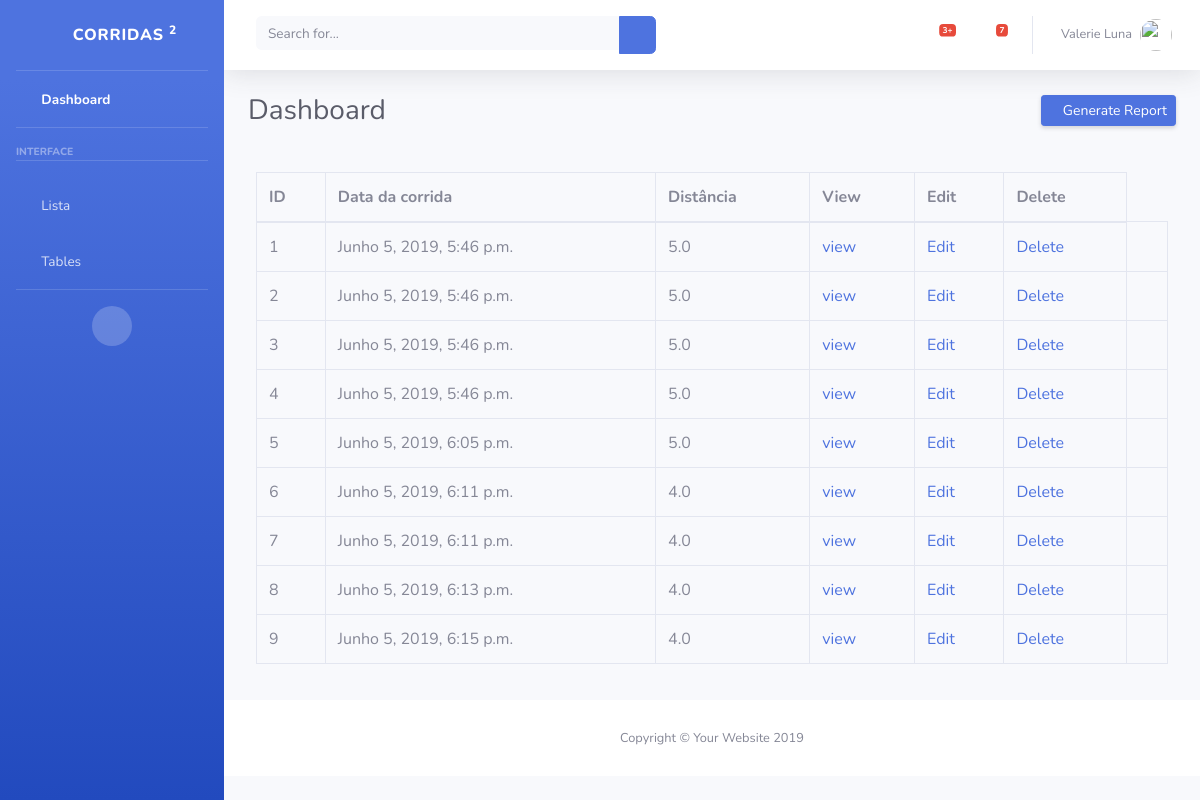
The app's page /run/runs, older data.
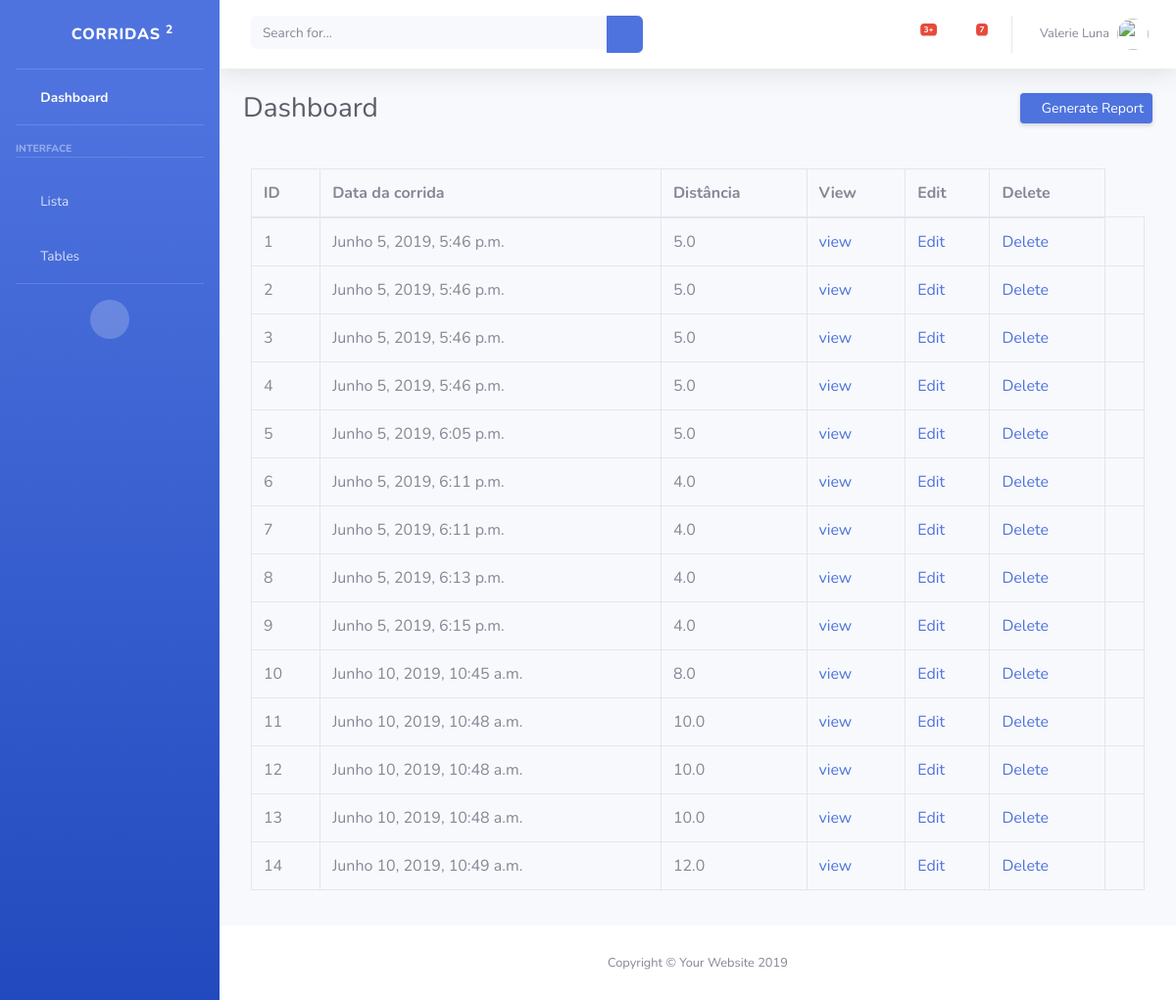
The same page, newer data.
### core/models.py (models this page shows)
class Run(models.Model):
    id_run = models.AutoField(primary_key=True)
    run_date = models.DateTimeField(default=timezone.now)
    created_date = models.DateTimeField( default=timezone.now)
    total_time = models.CharField(max_length=200)
    distance = models.FloatField()

### core/views.py (the view)
# urls.py: path('runs', views.RunList.as_view(), name='run_list'),
class RunList(ListView):
    model = Run

### core/templates/core/run_list.html
{% extends 'base.html' %}
{% block content %}
<div class="card-body">
    <div class="table-responsive">
        <table class="table table-bordered" id="dataTable" width="100%" cellspacing="0">
            <thead>
                <tr>
                    <th>ID</th>
                    <th>Data da corrida</th>
                    <th>Distância</th>
                    <th>View</th>
                    <th>Edit</th>
                    <th>Delete</th>
                </tr>
            </thead>
            <tbody>
                {% for r in object_list %}
                <tr>
                    <td>{{ r.id_run }}</td>
                    <td>{{ r.run_date }}</td>
                    <td>{{ r.distance }}</td>
                    <td><a href="{% url 'run_view' r.id_run %}">view</a></td>
                    <td><a href="{% url 'run_edit' r.id_run %}">Edit</a></td>
                    <td><a href="{% url 'run_delete' r.id_run %}">Delete</a></td>
                    <td>
                    </td>
                </tr>
                {% endfor %}
            </tbody>
        </table>
    </div>
</div>
{% endblock %}

### core/templates/base.html (shortened to what this page needs)
{% load static %}
<!DOCTYPE html>
<html lang="en">
<head>
  <link rel="stylesheet" type="text/css" href="{% static 'vendor/fontawesome-free/css/all.min.css' %}">
  <link rel="stylesheet" type="text/css" href="{% static 'css/sb-admin-2.min.css' %}">
</head>
<body id="page-top">
  <div id="wrapper">
    <ul class="navbar-nav bg-gradient-primary sidebar sidebar-dark accordion" id="accordionSidebar">
      <a class="sidebar-brand d-flex align-items-center justify-content-center" href="index.html">
        <div class="sidebar-brand-icon rotate-n-15">
          <i class="fas fa-laugh-wink"></i>
        </div>
        <div class="sidebar-brand-text mx-3">Corridas <sup>2</sup></div>
      </a>
      <hr class="sidebar-divider my-0">
      <li class="nav-item active">
        <a class="nav-link" href="index.html">
          <i class="fas fa-fw fa-tachometer-alt"></i>
          <span>Dashboard</span></a>
      </li>
      <hr class="sidebar-divider">
      <div class="sidebar-heading">
        Interface
      </div>
      <hr class="sidebar-divider">
      <li class="nav-item">
        <a class="nav-link" href="{% url 'run_list'%}">
          <i class="fas fa-fw fa-chart-area"></i>
          <span>Lista </span></a>
      </li>
      <li class="nav-item">
        <a class="nav-link" href="tables.html">
          <i class="fas fa-fw fa-table"></i>
          <span>Tables</span></a>
      </li>
      <hr class="sidebar-divider d-none d-md-block">
      <div class="text-center d-none d-md-inline">
        <button class="rounded-circle border-0" id="sidebarToggle"></button>
      </div>
    </ul>
    <div id="content-wrapper" class="d-flex flex-column">
      <div id="content">
        <nav class="navbar navbar-expand navbar-light bg-white topbar mb-4 static-top shadow">
          <form class="d-none d-sm-inline-block form-inline mr-auto ml-md-3 my-2 my-md-0 mw-100 navbar-search">
            <div class="input-group">
              <input type="text" class="form-control bg-light border-0 small" placeholder="Search for..." aria-label="Search" aria-describedby="basic-addon2">
              <div class="input-group-append">
                <button class="btn btn-primary" type="button">
                  <i class="fas fa-search fa-sm"></i>
                </button>
              </div>
            </div>
          </form>
          <ul class="navbar-nav ml-auto">
            <li class="nav-item dropdown no-arrow mx-1">
              <a class="nav-link dropdown-toggle" href="#" id="alertsDropdown" role="button" data-toggle="dropdown" aria-haspopup="true" aria-expanded="false">
                <i class="fas fa-bell fa-fw"></i>
                <span class="badge badge-danger badge-counter">3+</span>
              </a>
            </li>
            <li class="nav-item dropdown no-arrow mx-1">
              <a class="nav-link dropdown-toggle" href="#" id="messagesDropdown" role="button" data-toggle="dropdown" aria-haspopup="true" aria-expanded="false">
                <i class="fas fa-envelope fa-fw"></i>
                <span class="badge badge-danger badge-counter">7</span>
              </a>
            </li>
            <li class="nav-item dropdown no-arrow">
              <a class="nav-link dropdown-toggle" href="#" id="userDropdown" role="button" data-toggle="dropdown" aria-haspopup="true" aria-expanded="false">
                <span class="mr-2 d-none d-lg-inline text-gray-600 small">Valerie Luna</span>
                <img class="img-profile rounded-circle" src="https://source.unsplash.com/QAB-WJcbgJk/60x60">
              </a>
            </li>
          </ul>
        </nav>
        <div class="container-fluid">
          <div class="d-sm-flex align-items-center justify-content-between mb-4">
            <h1 class="h3 mb-0 text-gray-800">Dashboard</h1>
            <a href="#" class="d-none d-sm-inline-block btn btn-sm btn-primary shadow-sm"><i class="fas fa-download fa-sm text-white-50"></i> Generate Report</a>
          </div>
          <div class="row">
                {% block content %}
                {% endblock %}
        </div>
      </div>
      <footer class="sticky-footer bg-white">
        <div class="container my-auto">
          <div class="copyright text-center my-auto">
            <span>Copyright &copy; Your Website 2019</span>
          </div>
        </div>
      </footer>
    </div>
  </div>
</body>
</html>

Row changes from the older to the newer data that the page shows:
added Run: id_run "10", run_date "Junho 10, 2019, 10:45 a.m.", distance "8.0"
added Run: id_run "11", run_date "Junho 10, 2019, 10:48 a.m.", distance "10.0"
added Run: id_run "12", run_date "Junho 10, 2019, 10:48 a.m.", distance "10.0"
added Run: id_run "13", run_date "Junho 10, 2019, 10:48 a.m.", distance "10.0"
added Run: id_run "14", run_date "Junho 10, 2019, 10:49 a.m.", distance "12.0"
